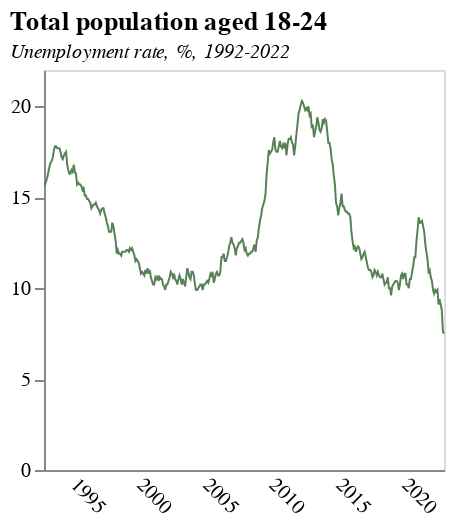

Here is the Vega-Lite specification saved for this chart:
### Vega-Lite specification from a JSON file in a GitHub repository (floating-point values rounded to 4 significant figures; data arrays with more than 128 entries replaced by an {"elided": "..."} marker saying what was removed)
{"$schema": "https://vega.github.io/schema/vega-lite/v5.json", "title": {"text": "Total population aged 18-24 ", "subtitle": "Unemployment rate, %, 1992-2022", "subtitleFontStyle": "italic", "subtitleFontSize": 10, "anchor": "start", "color": "black"}, "data": {"values": {"elided": "364 records"}}, "height": 200, "width": 200, "mark": {"type": "line", "strokeWidth": 1, "color": "#588157"}, "encoding": {"x": {"field": "date", "type": "temporal", "axis": {"title": "", "grid": false, "ticks": false, "labelAngle": 45}}, "y": {"field": "value", "type": "quantitative", "axis": {"title": "", "grid": false}}}}
